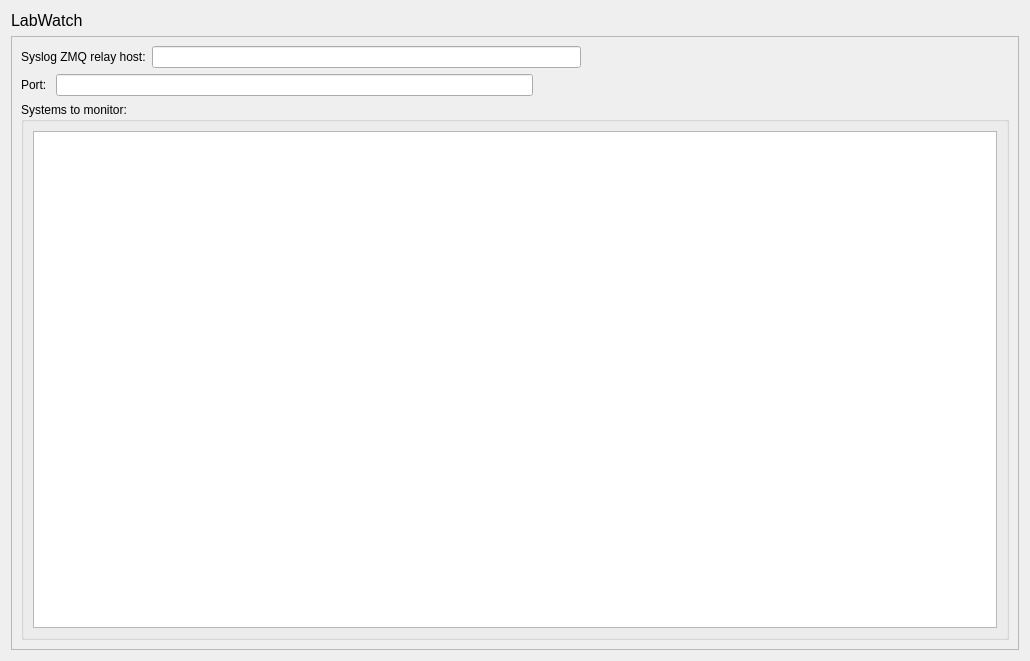
<?xml version="1.0" encoding="UTF-8"?>
<ui version="4.0">
 <class>Form</class>
 <widget class="QWidget" name="Form">
  <property name="geometry">
   <rect>
    <x>0</x>
    <y>0</y>
    <width>1030</width>
    <height>661</height>
   </rect>
  </property>
  <property name="windowTitle">
   <string>Form</string>
  </property>
  <layout class="QVBoxLayout" name="verticalLayout">
   <item>
    <widget class="QLabel" name="label_2">
     <property name="font">
      <font>
       <pointsize>12</pointsize>
      </font>
     </property>
     <property name="text">
      <string>LabWatch</string>
     </property>
    </widget>
   </item>
   <item>
    <widget class="QScrollArea" name="scrollArea">
     <property name="widgetResizable">
      <bool>true</bool>
     </property>
     <widget class="QWidget" name="scrollAreaWidgetContents">
      <property name="geometry">
       <rect>
        <x>0</x>
        <y>0</y>
        <width>1010</width>
        <height>616</height>
       </rect>
      </property>
      <layout class="QVBoxLayout" name="verticalLayout_3">
       <item>
        <layout class="QHBoxLayout" name="horizontalLayout">
         <item>
          <widget class="QLabel" name="label">
           <property name="text">
            <string>Syslog ZMQ relay host:</string>
           </property>
          </widget>
         </item>
         <item>
          <widget class="QLineEdit" name="hostname_text"/>
         </item>
         <item>
          <spacer name="horizontalSpacer_2">
           <property name="orientation">
            <enum>Qt::Horizontal</enum>
           </property>
           <property name="sizeHint" stdset="0">
            <size>
             <width>40</width>
             <height>20</height>
            </size>
           </property>
          </spacer>
         </item>
        </layout>
       </item>
       <item>
        <layout class="QHBoxLayout" name="horizontalLayout_2">
         <item>
          <widget class="QLabel" name="label_3">
           <property name="text">
            <string>Port: </string>
           </property>
          </widget>
         </item>
         <item>
          <widget class="QLineEdit" name="port_text">
           <property name="maxLength">
            <number>10</number>
           </property>
          </widget>
         </item>
         <item>
          <spacer name="horizontalSpacer">
           <property name="orientation">
            <enum>Qt::Horizontal</enum>
           </property>
           <property name="sizeHint" stdset="0">
            <size>
             <width>40</width>
             <height>20</height>
            </size>
           </property>
          </spacer>
         </item>
        </layout>
       </item>
       <item>
        <widget class="QGroupBox" name="groupBox">
         <property name="toolTip">
          <string/>
         </property>
         <property name="title">
          <string>Systems to monitor:</string>
         </property>
         <layout class="QVBoxLayout" name="verticalLayout_4">
          <item>
           <widget class="QTreeView" name="monitor_treeview"/>
          </item>
         </layout>
        </widget>
       </item>
      </layout>
     </widget>
    </widget>
   </item>
  </layout>
 </widget>
 <resources/>
 <connections/>
</ui>
